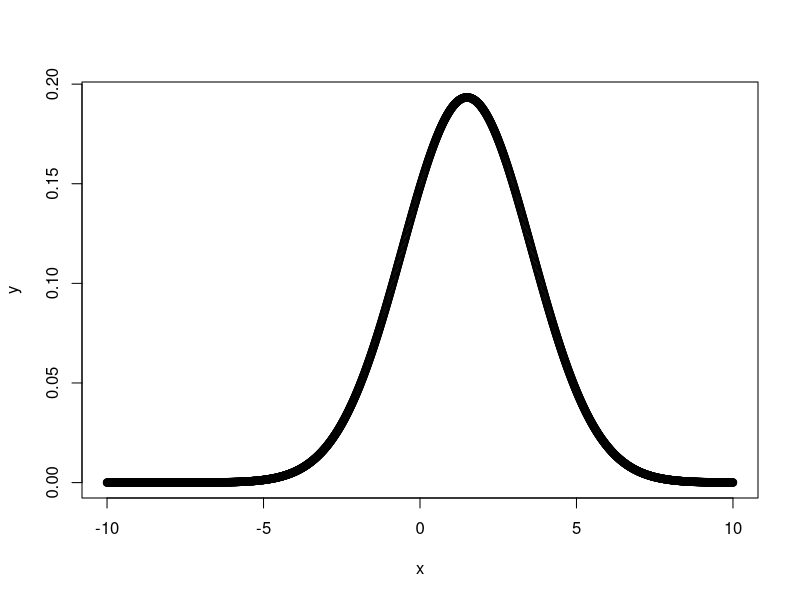

This chart was generated by the following R code:
## ---- chunk 1
set.seed(1337)
n <- 10000
no_switch <- 0
switch <- 0
for (i in 1:n) {
  car <- sample(c(1, 2, 3), 1)
  initial_guess <- 1
  if (car == initial_guess) {
    # If the car is the initial guess, just count that
    no_switch <- no_switch + 1
  } else {
    switch <- switch + 1
  }
}

## ---- chunk 2
x <- seq(-10, 10, .01)
y <- .5*dnorm(x, 1, 2) + .5*dnorm(x, 2, 2)
plot(x, y)
## ---- chunk 3
f1 <- dnorm(1, 1, 2)
f2 <- dnorm(1, 2, 2)
p1 <- round(.5*f1 / (.5 * (f1 + f2)), 4)
## ---- chunk 4
N_list <- c(99:107)

calc_utility <- function(N, theta) {
  if (N <= 100) {
    N*500
  } else {
    bad_N <- 101:N
    prob_bad_N <- mapply(dbinom, x = bad_N, size = N, prob = theta)
    loss <- sum((bad_N - 100) * 3000 * prob_bad_N)
    500 * N - loss
  }
}

utility <- lapply(N_list, calc_utility, theta = .95)
cbind(N_list, utility)
## ---- chunk 5
N_list <- c(99:107)

calc_y_prob = function(y, N) {
  choose(N, y) * gamma(y + 45) * gamma(N-y+2)
}

calc_utility_e <- function(N, theta) {
  if (N <= 100) {
    N*500
  } else {
    coef <- 46*45 / (gamma(2) * gamma(N + 47))
    bad_y <- 101:N
    prob_bad_y <- coef * mapply(calc_y_prob, y = bad_y, N = N)
    loss <- sum((bad_y - 100) * 3000 * prob_bad_y)
    500 * N - loss
  }
}

utility <- lapply(N_list, calc_utility_e, theta = .95)
cbind(N_list, utility)
## ---- chunk 6
N_list <- c(99:107)
n <- 100000

test_N <- function(N) {
  thetas <- rbeta(n, 45, 2)
  ys <- mapply(rbinom, n = 1, size = N, prob = thetas)
  income <- N*500 - ifelse(ys > 100, (ys-100)*3000, 0)
  mean(income)
}

mean_income <- lapply(N_list, test_N)
cbind(N_list, mean_income)
## ---- chunk 7
N_list <- c(99:107)
n <- 100000

test_N <- function(N) {
  thetas <- rbeta(n, 45, 2)
  ys <- mapply(rbinom, n = 1, size = N, prob = thetas)
  income <- N*500 - ifelse(ys > 100, (ys-100)*3000, 0)
  above_target <- income > 40000
  mean(above_target)
}

above_target_prop <- lapply(N_list, test_N)
cbind(N_list, above_target_prop)
